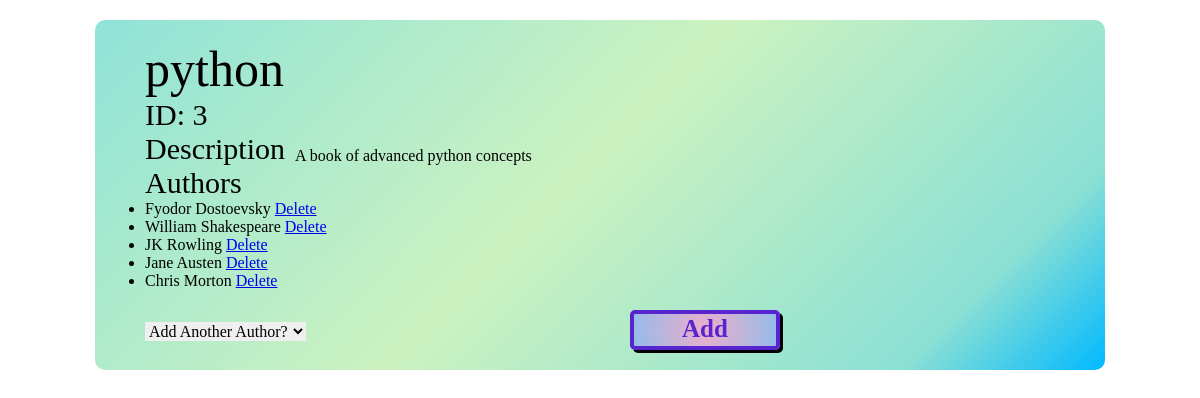
/get_book/3, run on the app's committed database.
### books_authors_app/models.py (models this page shows, shortened)
class Books(models.Model):
    title = models.CharField(max_length=255)
    desc = models.TextField()
    created_at = models.DateTimeField(auto_now_add=True)
    updated_at = models.DateTimeField(auto_now=True)

class Authors(models.Model):
    first_name = models.CharField(max_length=45)
    last_name = models.CharField(max_length=45)
    notes = models.TextField(default="No notes currently")
    book = models.ManyToManyField(Books, related_name="author")
    created_at = models.DateTimeField(auto_now_add=True)
    updated_at = models.DateTimeField(auto_now=True)

### books_authors_app/views.py (the view)
# urls.py: path('get_book/<int:bookID>', views.get_book),
def get_book(request, bookID):
    this_book = Books.objects.get(id=bookID)
    all_authors = Authors.objects.all()
    context = {
        'this_book' : this_book,
        'all_authors' : all_authors
    }
    return render(request, 'book_info.html', context)

### books_authors_app/templates/book_info.html (shortened to what this page needs)
<!DOCTYPE html>
<html lang='en-US'>
<head>
    {% load static %}
    <link rel='stylesheet' href="{% static 'css/style.css' %}">
</head>
<body>
    <div id='wrapper'>
        <div class="info_div">
            <h1>{{this_book.title}}</h1>
            <h2>ID:  {{this_book.id}}</h2>
            <div class="description_div">
                <h2>Description</h2>
                <p>{{this_book.desc}}</p>
            </div>
            <h2>Authors</h2>
            <ul>
                {% for author in this_book.author.all %}
                <li value="author.id">{{author.first_name}} {{author.last_name}}
                    <a href="delete_author/{{this_book.id}}/{{author.id}}">Delete</a>
                </li>
                {% endfor %}
            </ul>
            <form action="author_to_book/{{this_book.id}}" method="POST">
                <select name="add_author_input">
                    <option value="" disabled selected>Add Another Author?</option>
                </select>
                <button type="submit" value="{{author.id}}" name="author_to_add" class="submit_button">Add</button>
            </form>
        </div>
    </div>
</body>
</html>

### books_authors_app/static/css/style.css (style rules this page uses)
* { vertical-align: baseline; font-weight: inherit; font-family: inherit; font-style: inherit; font-size: 100%; border: 0 none; outline: 0; padding: 0; margin: 0; }
#wrapper { width: 970px; height: auto; margin: 20px auto; padding: 20px; display: flex; flex-direction: row; flex-wrap: wrap; border-radius: 10px; background: rgb(143,227,216); background: linear-gradient(135deg, rgba(143,227,216,1) 0%, rgba(204,242,192,1) 47%, rgba(139,224,212,1) 85%, rgba(0,185,255,1) 100%); }
h1 { font-size: 50px; }
h2 { font-size: 30px; }
.submit_button { height: 40px; width: 150px; margin: 20px 0 0 320px; padding: 0 0 3px 0; background: rgb(245, 69, 145); background: radial-gradient(circle, rgba(238,174,202,1) 0%, rgba(148,187,233,1) 100%); color: rgb(87, 36, 207); font-size: 25px; font-weight: 700; border: 4px solid rgb(87, 36, 207); border-radius: 5px; box-shadow: 3px 3px black; }
.info_div { width: 940px; margin: 0 30px; display: flex; flex-direction: column; flex-wrap: wrap; }
.description_div { width: 940px; display: flex; flex-direction: row; }
.description_div h2 { display: flex; }
.description_div p { margin: 15px 0 0 10px; max-width: 650px; }

### data on the page
Books: title "python", id "3", desc "A book of advanced python concepts"
Authors: first_name "Fyodor", last_name "Dostoevsky"
Authors: first_name "William", last_name "Shakespeare"
Authors: first_name "JK", last_name "Rowling"
Authors: first_name "Jane", last_name "Austen"
Authors: first_name "Chris", last_name "Morton"
